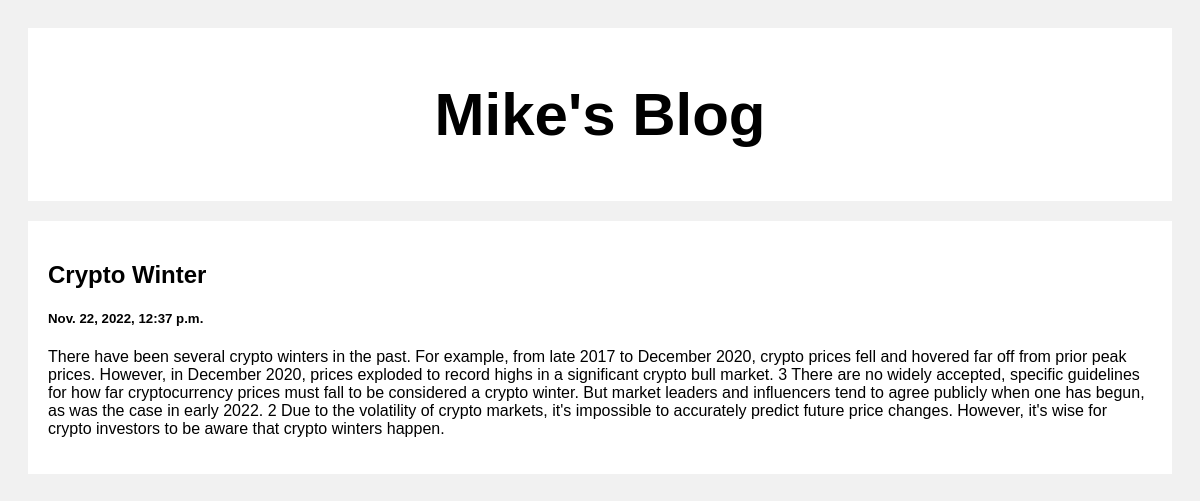
/post/1, run on the app's committed database.
### blog/models.py (models this page shows)
class Post(models.Model):
    title = models.CharField(max_length=100)
    body = models.CharField(max_length=80000)
    created_At = models.DateTimeField(default=datetime.now, blank=True)

### blog/views.py (the view)
# urls.py: path('post/<str:pk>', views.post, name='post')
def post(request, pk):
    posts = Post.objects.get(id=pk)
    return render(request, 'posts.html', {'posts': posts})

### template/posts.html (shortened to what this page needs)
 <!DOCTYPE html>
<html>
<head>
</head>
<body>
<div class="header">
  <h2>Mike's Blog</h2>
</div>
<div class="row">
  <div class="leftcolumn">
    <div class="card">
        <h2>{{posts.title}}</h2>
        <h5>{{posts.created_At}}</h5>
        <p>{{posts.body}}</p>
    </div>
  </div>
</div>
</body>
</html>

### template/posts.html (style rules this page uses)
* { box-sizing: border-box; }
body { font-family: Arial; padding: 20px; background: #f1f1f1; }
.header { padding: 2px; font-size: 40px; text-align: center; background: white; }
.leftcolumn { float: left; width: 100%; }
.card { background-color: white; padding: 20px; margin-top: 20px; }
.row:after { content: ""; display: table; clear: both; }

### data on the page
Post: title "Crypto Winter", created_At "Nov. 22, 2022, 12:37 p.m.", body "There have been several crypto winters in the past. For example, from late 2017 to December 2020, crypto prices fell and hovered far off from prior peak prices. However, in December 2020, prices exploded to record highs in a significant crypto bull market. 3 There are no widely accepted, specific guidelines for how far cryptocurrency prices must fall to be considered a crypto winter. But market leaders and influencers tend to agree publicly when one has begun, as was the case in early 2022. 2 Due to the volatility of crypto markets, it's impossible to accurately predict future price changes. However, it's wise for crypto investors to be aware that crypto winters happen."
